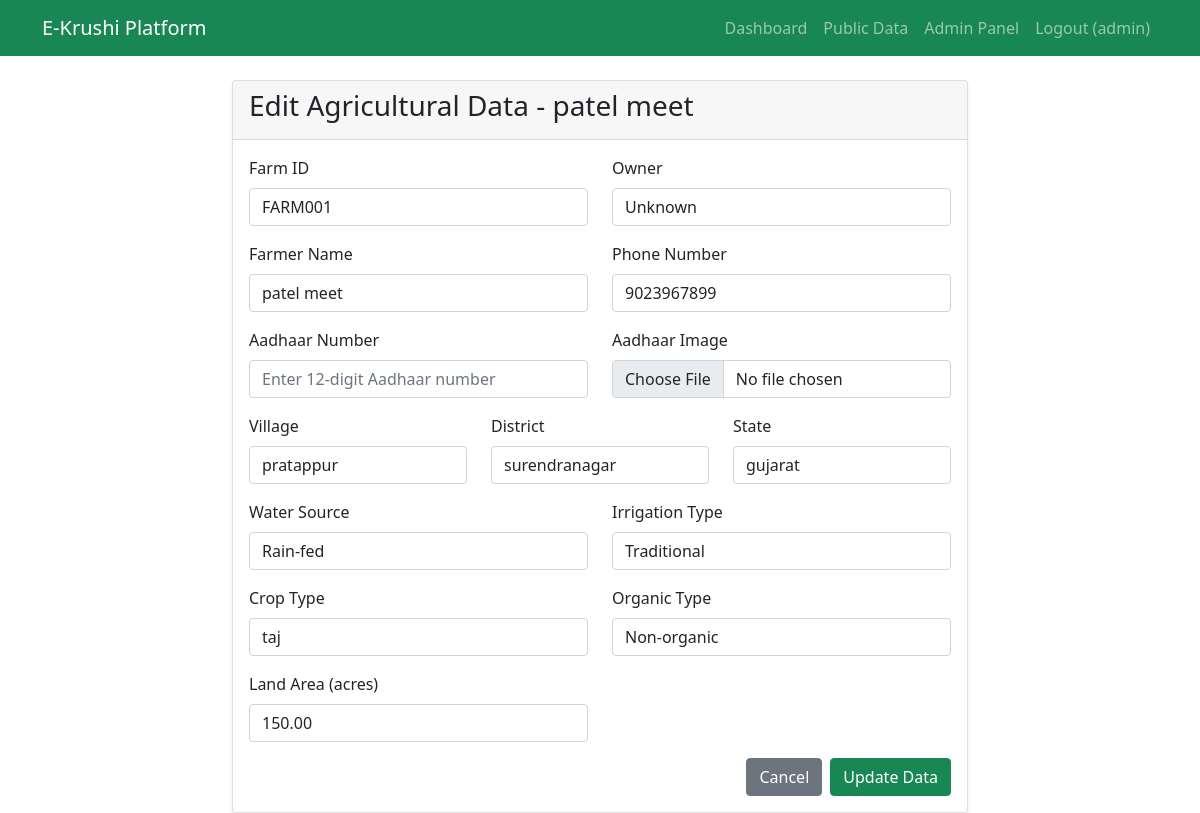
The app's page /edit-data/2/ (signed in) with its own data.
### krushi_app/models.py (models this page shows, shortened)
class FarmerData(models.Model):
    user = models.ForeignKey(User, on_delete=models.CASCADE)
    farmer_name = models.CharField(max_length=100)
    phone_number = models.CharField(max_length=15)
    village = models.CharField(max_length=100)
    district = models.CharField(max_length=100)
    state = models.CharField(max_length=100)
    farm_id = models.CharField(max_length=50, unique=True)
    owner = models.CharField(max_length=100)
    water_source = models.CharField(max_length=20, choices=[('Canal', 'Canal'), ('Borewell', 'Borewell'), ('Rain-fed', 'Rain-fed'), ('Drip farming', 'Drip farming')])
    irrigation_type = models.CharField(max_length=50)
    organic_type = models.CharField(max_length=15, choices=[('Organic', 'Organic'), ('Non-organic', 'Non-organic')])
    aadhaar_number = models.CharField(max_length=12, unique=True, null=True, blank=True)
    aadhaar_image = models.ImageField(upload_to='aadhaar_images/', null=True, blank=True)
    crop_type = models.CharField(max_length=100)
    land_area = models.DecimalField(max_digits=10, decimal_places=2)
    created_at = models.DateTimeField(auto_now_add=True)
    updated_at = models.DateTimeField(auto_now=True)
    is_approved = models.BooleanField(default=False)
    class Meta:
        ordering = ['-created_at']

### krushi_app/views.py (the view)
# urls.py: path('edit-data/<int:pk>/', views.edit_farmer_data, name='edit_farmer_data'),
@user_passes_test(is_admin)
def edit_farmer_data(request, pk):
    farmer_data = get_object_or_404(FarmerData, pk=pk)
    if request.method == 'POST':
        form = FarmerDataForm(request.POST, request.FILES, instance=farmer_data)
        if form.is_valid():
            form.save()
            messages.success(request, 'Data updated successfully!')
            return redirect('admin_dashboard')
        else:
            messages.error(request, 'Please correct the errors below.')
    else:
        form = FarmerDataForm(instance=farmer_data)
    return render(request, 'admin/edit_data.html', {'form': form, 'farmer_data': farmer_data})

### krushi_app/views.py (called while the page is built)
def is_admin(user):
    return user.is_staff

### templates/admin/edit_data.html (shortened to what this page needs)
{% extends 'base.html' %}
{% block content %}
<div class="row justify-content-center">
    <div class="col-md-8">
        <div class="card">
            <div class="card-header">
                <h3>Edit Agricultural Data - {{ farmer_data.farmer_name }}</h3>
            </div>
            <div class="card-body">
                <form method="post" enctype="multipart/form-data">
                    <div class="row">
                        <div class="col-md-6 mb-3">
                            <label class="form-label">Farm ID</label>
                            {{ form.farm_id }}
                        </div>
                        <div class="col-md-6 mb-3">
                            <label class="form-label">Owner</label>
                            {{ form.owner }}
                        </div>
                    </div>
                    <div class="row">
                        <div class="col-md-6 mb-3">
                            <label class="form-label">Farmer Name</label>
                            {{ form.farmer_name }}
                        </div>
                        <div class="col-md-6 mb-3">
                            <label class="form-label">Phone Number</label>
                            {{ form.phone_number }}
                        </div>
                    </div>
                    <div class="row">
                        <div class="col-md-6 mb-3">
                            <label class="form-label">Aadhaar Number</label>
                            {{ form.aadhaar_number }}
                        </div>
                        <div class="col-md-6 mb-3">
                            <label class="form-label">Aadhaar Image</label>
                            {{ form.aadhaar_image }}
                        </div>
                    </div>
                    <div class="row">
                        <div class="col-md-4 mb-3">
                            <label class="form-label">Village</label>
                            {{ form.village }}
                        </div>
                        <div class="col-md-4 mb-3">
                            <label class="form-label">District</label>
                            {{ form.district }}
                        </div>
                        <div class="col-md-4 mb-3">
                            <label class="form-label">State</label>
                            {{ form.state }}
                        </div>
                    </div>
                    <div class="row">
                        <div class="col-md-6 mb-3">
                            <label class="form-label">Water Source</label>
                            {{ form.water_source }}
                        </div>
                        <div class="col-md-6 mb-3">
                            <label class="form-label">Irrigation Type</label>
                            {{ form.irrigation_type }}
                        </div>
                    </div>
                    <div class="row">
                        <div class="col-md-6 mb-3">
                            <label class="form-label">Crop Type</label>
                            {{ form.crop_type }}
                        </div>
                        <div class="col-md-6 mb-3">
                            <label class="form-label">Organic Type</label>
                            {{ form.organic_type }}
                        </div>
                    </div>
                    <div class="row">
                        <div class="col-md-6 mb-3">
                            <label class="form-label">Land Area (acres)</label>
                            {{ form.land_area }}
                        </div>
                    </div>
                    <div class="d-grid gap-2 d-md-flex justify-content-md-end">
                        <a href="{% url 'admin_dashboard' %}" class="btn btn-secondary">Cancel</a>
                        <button type="submit" class="btn btn-success">Update Data</button>
                    </div>
                </form>
            </div>
        </div>
    </div>
</div>
{% endblock %}

### templates/base.html (shortened to what this page needs)
<!DOCTYPE html>
<html lang="en">
<head>
    <link href="https://cdn.jsdelivr.net/npm/bootstrap@5.1.3/dist/css/bootstrap.min.css" rel="stylesheet">
</head>
<body>
    <nav class="navbar navbar-expand-lg navbar-dark bg-success">
        <div class="container">
            <a class="navbar-brand" href="{% url 'home' %}">E-Krushi Platform</a>
            <div class="navbar-nav ms-auto">
                {% if user.is_authenticated %}
                    <a class="nav-link" href="{% url 'user_dashboard' %}">Dashboard</a>
                    {% if user.is_staff %}
                        <a class="nav-link" href="{% url 'public_data' %}">Public Data</a>
                        <a class="nav-link" href="{% url 'admin_dashboard' %}">Admin Panel</a>
                    {% endif %}
                    <a class="nav-link" href="{% url 'logout' %}">Logout ({% if user.first_name %}{{ user.first_name }} {{ user.last_name }}{% else %}{{ user.username }}{% endif %})</a>
                {% else %}
                    <a class="nav-link" href="{% url 'login' %}">Login</a>
                    <a class="nav-link" href="{% url 'register' %}">Register</a>
                {% endif %}
            </div>
        </div>
    </nav>
    <div class="container mt-4">
        {% block content %}
        {% endblock %}
    </div>
</body>
</html>

### templates/base.html (style rules this page uses)
.card { box-shadow: 0 0.125rem 0.25rem rgba(0, 0, 0, 0.075); }

### records on screen
FarmerData: farmer_name "patel meet", farm_id "FARM001", owner "Unknown", phone_number "9023967899", village "pratappur", district "surendranagar", state "gujarat", water_source "Rain-fed", irrigation_type "Traditional", crop_type "taj", organic_type "Non-organic", land_area "150.00"

### other values on screen
{{ user.username }} "admin"
